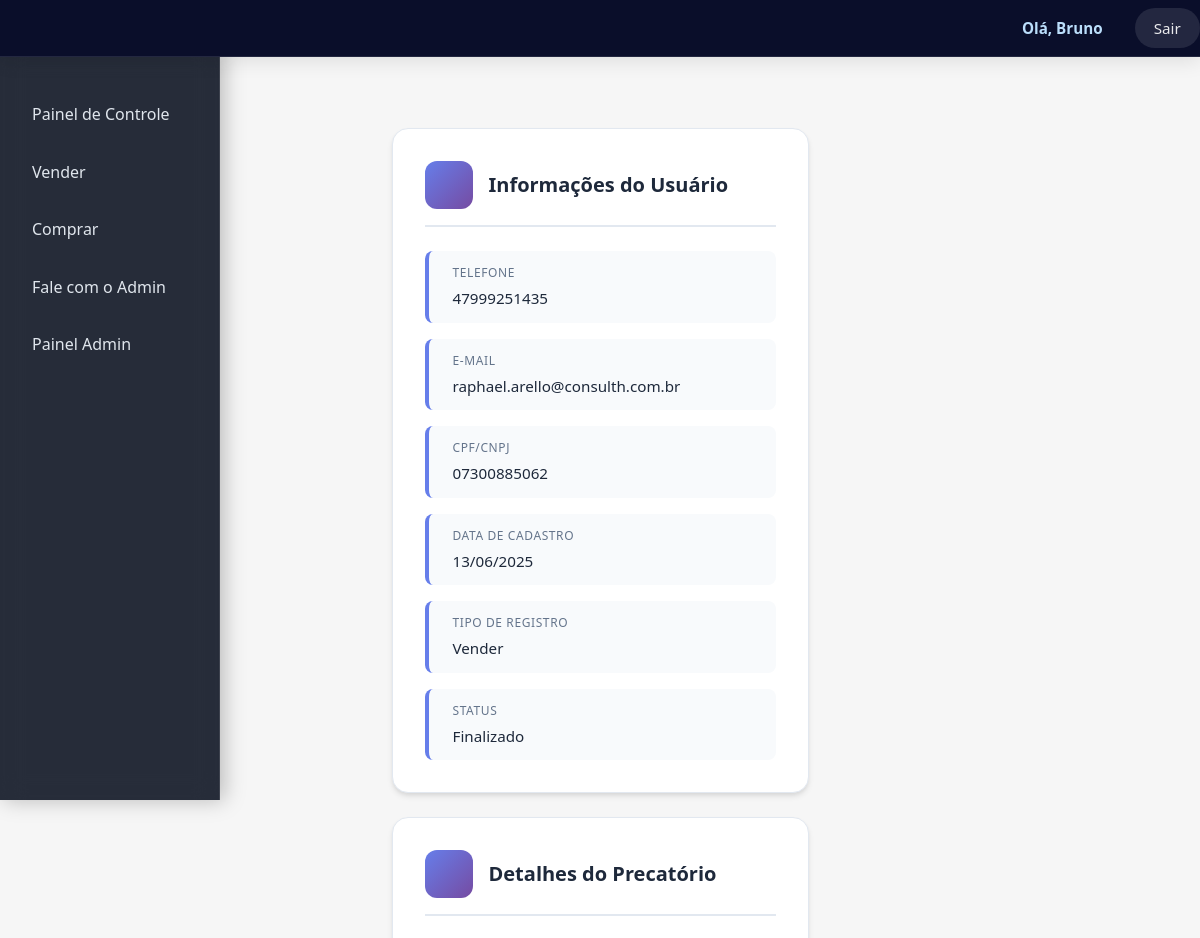
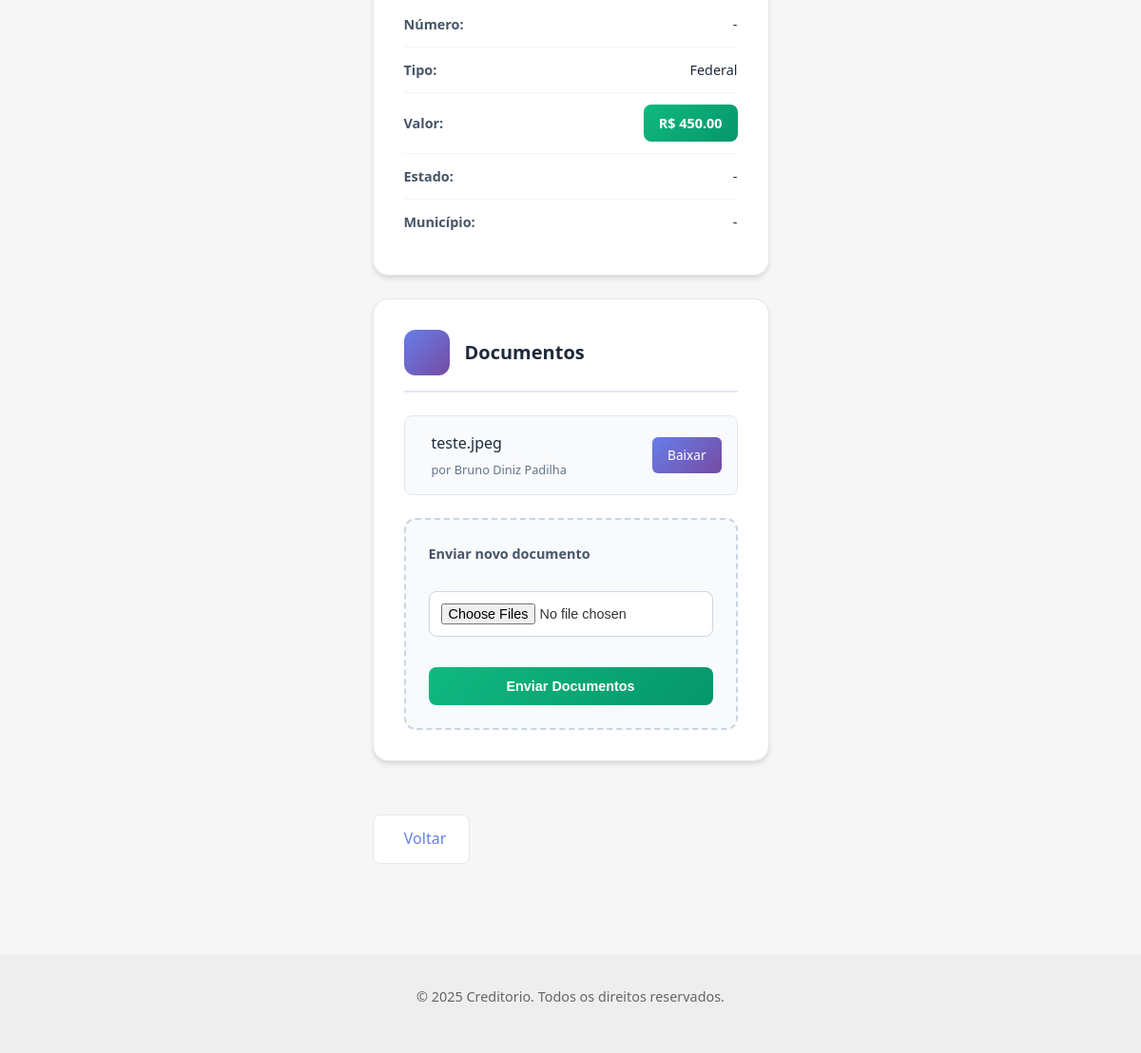
Page /precatorio/22 (signed in) on the committed database (2 pictures, top to bottom).
### app/models.py (models this page shows, shortened)
class Usuario(UserMixin, db.Model):
    __tablename__ = 'usuario'
    id = db.Column(db.Integer, primary_key=True)
    nome = db.Column(db.String(100), nullable=False)
    email = db.Column(db.String(100), unique=True, nullable=False)
    cpf_cnpj = db.Column(db.String(20), unique=True, nullable=False)
    telefone = db.Column(db.String(20), nullable=False)
    senha_hash = db.Column(db.String(128), nullable=False)
    tipo = db.Column(db.String(20), default='usuario')
    ativo = db.Column(db.Boolean, default=True)
    saldo = db.Column(db.Float, default=0.0)
    data_cadastro = db.Column(db.DateTime, default=datetime.utcnow)
    precatorios_comprados = db.relationship(
        'Precatorio',
        foreign_keys='Precatorio.comprador_id',
        backref='comprador_user',
        lazy=True
    )

class Precatorio(db.Model):
    __tablename__ = 'precatorio'
    id = db.Column(db.Integer, primary_key=True)
    numero = db.Column(db.String(50))  # Número do precatório (opcional)
    tipo = db.Column(db.String(50), nullable=False)
    tipo_entrada = db.Column(db.String(20), nullable=False)  # 'compra' ou 'venda'
    nome = db.Column(db.String(100), nullable=False)
    cpf_cnpj = db.Column(db.String(20), nullable=False)
    telefone = db.Column(db.String(20), nullable=False)
    email = db.Column(db.String(120), nullable=False)
    valor = db.Column(db.Float, nullable=False)
    estado = db.Column(db.String(2))
    municipio = db.Column(db.String(100))
    status = db.Column(db.String(20), default='Pendente')  # ex: Pendente, Em análise, Fechado
    vendido = db.Column(db.Boolean, default=False)
    data_cadastro = db.Column(db.DateTime, default=datetime.utcnow)
    comprador_id = db.Column(db.Integer, db.ForeignKey('usuario.id'), nullable=True)
    usuario_id = db.Column(db.Integer, db.ForeignKey('usuario.id'), nullable=True)
    usuario = db.relationship('Usuario', foreign_keys=[usuario_id], backref='precatorios_criados')

class Documento(db.Model):
    id = db.Column(db.Integer, primary_key=True)
    nome_arquivo = db.Column(db.String(255), nullable=False)
    caminho = db.Column(db.String(500), nullable=False)
    data_upload = db.Column(db.DateTime, default=datetime.utcnow)
    usuario_id = db.Column(db.Integer, db.ForeignKey('usuario.id'), nullable=False)
    precatorio_id = db.Column(db.Integer, db.ForeignKey('precatorio.id'), nullable=False)
    usuario = db.relationship('Usuario', backref='documentos')
    precatorio = db.relationship('Precatorio', backref='documentos')

### app/routes.py (the view)
@main_bp.route('/precatorio/<int:id>')
@login_required
def detalhar_precatorio(id):
    precatorio = Precatorio.query.get_or_404(id)
    documentos = Documento.query.filter_by(precatorio_id=id).all()
    return render_template('detalhar_precatorio.html', precatorio=precatorio, documentos=documentos)

### app/templates/detalhar_precatorio.html (shortened to what this page needs)
{% extends "base.html" %}
{% block content %}
<div class="dashboard-layout">
  {% include 'partials/sidebar.html' %}
  <div class="precatorio-detalhes-container">
    <div class="precatorio-card">
      <div class="precatorio-card-header">
        <div class="precatorio-card-icon">
        </div>
        <h3 class="precatorio-card-title">Informações do Usuário</h3>
      </div>
      <div class="precatorio-info-grid">
        <div class="precatorio-info-item">
          <div class="precatorio-info-content">
            <div class="precatorio-info-label">Telefone</div>
            <div class="precatorio-info-value">{{ precatorio.telefone }}</div>
          </div>
        </div>
        <div class="precatorio-info-item">
          <div class="precatorio-info-content">
            <div class="precatorio-info-label">E-mail</div>
            <div class="precatorio-info-value">{{ precatorio.email }}</div>
          </div>
        </div>
        <div class="precatorio-info-item">
          <div class="precatorio-info-content">
            <div class="precatorio-info-label">CPF/CNPJ</div>
            <div class="precatorio-info-value">{{ precatorio.cpf_cnpj }}</div>
          </div>
        </div>
        <div class="precatorio-info-item">
          <div class="precatorio-info-content">
            <div class="precatorio-info-label">Data de Cadastro</div>
            <div class="precatorio-info-value">{{ precatorio.data_cadastro.strftime('%d/%m/%Y') }}</div>
          </div>
        </div>
        <div class="precatorio-info-item">
          <div class="precatorio-info-content">
            <div class="precatorio-info-label">Tipo de Registro</div>
            <div class="precatorio-info-value">{{ precatorio.tipo_entrada|capitalize }}</div>
          </div>
        </div>
        <div class="precatorio-info-item">
          <div class="precatorio-info-content">
            <div class="precatorio-info-label">Status</div>
            <div class="precatorio-info-value">{{ precatorio.status }}</div>
          </div>
        </div>
      </div>
    </div>
    <div class="precatorio-card">
      <div class="precatorio-card-header">
        <div class="precatorio-card-icon">
        </div>
        <h3 class="precatorio-card-title">Detalhes do Precatório</h3>
      </div>
      <ul class="precatorio-detalhes-list">
        <li class="precatorio-detalhes-item">
          <span class="precatorio-detalhes-label">Número:</span>
          <span class="precatorio-detalhes-value">{{ precatorio.numero or '-' }}</span>
        </li>
        <li class="precatorio-detalhes-item">
          <span class="precatorio-detalhes-label">Tipo:</span>
          <span class="precatorio-detalhes-value">{{ precatorio.tipo }}</span>
        </li>
        <li class="precatorio-detalhes-item">
          <span class="precatorio-detalhes-label">Valor:</span>
          <span class="precatorio-detalhes-value precatorio-valor-destaque">R$ {{ '%.2f' | format(precatorio.valor) }}</span>
        </li>
        <li class="precatorio-detalhes-item">
          <span class="precatorio-detalhes-label">Estado:</span>
          <span class="precatorio-detalhes-value">{{ precatorio.estado or '-' }}</span>
        </li>
        <li class="precatorio-detalhes-item">
          <span class="precatorio-detalhes-label">Município:</span>
          <span class="precatorio-detalhes-value">{{ precatorio.municipio or '-' }}</span>
        </li>
      </ul>
    </div>
    <div class="precatorio-card">
      <div class="precatorio-card-header">
        <div class="precatorio-card-icon">
        </div>
        <h3 class="precatorio-card-title">Documentos</h3>
      </div>
      {% if precatorio.documentos %}
        <ul class="precatorio-documentos-list">
          {% for doc in precatorio.documentos %}
          <li class="precatorio-documento-item">
            <div class="precatorio-documento-info">
              <div class="precatorio-documento-details">
                <div class="precatorio-documento-nome">{{ doc.nome_arquivo }}</div>
                <div class="precatorio-documento-autor">por {{ doc.usuario.nome if doc.usuario else 'Anônimo' }}</div>
              </div>
            </div>
            <a href="{{ url_for('main.download_documento', id=doc.id) }}" class="precatorio-btn-download">
               Baixar
            </a>
          </li>
          {% endfor %}
        </ul>
      {% else %}
        <div class="precatorio-empty-state">
          <i class="bi bi-inbox" style="font-size: 3rem; color: #cbd5e1; margin-bottom: 1rem;"></i>
          <p>Nenhum documento enviado ainda.</p>
        </div>
      {% endif %}
      <form method="POST" action="{{ url_for('main.upload_documento', id=precatorio.id) }}" enctype="multipart/form-data" class="precatorio-upload-form">
        <label class="precatorio-upload-label">
           Enviar novo documento
        </label>
        <input type="file" name="documentos" accept=".pdf,.png,.jpg,.jpeg" multiple required class="precatorio-file-input">
        <button type="submit" class="precatorio-btn-upload">
           Enviar Documentos
        </button>
      </form>
    </div>
    <a href="{{ request.referrer or url_for('main.dashboard') }}" class="precatorio-voltar-link">
      &nbsp; Voltar
    </a>
  </div>
</div>
{% endblock %}

### app/templates/base.html (shortened to what this page needs)
<!DOCTYPE html>
<html lang="pt-BR">
<head>
  <link rel="stylesheet" href="{{ url_for('static', filename='css/style.css') }}">
</head>
<body>
<header class="site-header">
  <div class="header-container">
    <nav class="topnav">
      <ul>
        {% if current_user.is_authenticated %}
          <li>Olá, {{ current_user.nome.split(' ')[0] }}</li>
          <li><a href="{{ url_for('auth.logout') }}" class="logout-btn">Sair</a></li>
        {% else %}
          <li><a href="{{ url_for('auth.login') }}">Login</a></li>
          <li><a href="{{ url_for('auth.cadastro') }}">Cadastrar</a></li>
        {% endif %}
      </ul>
    </nav>
  </div>
</header>
  <main class="container main-content">
    {% block content %}{% endblock %}
  </main>
  <footer class="site-footer">
    <div class="container">
      <p>© 2025 Creditorio. Todos os direitos reservados.</p>
    </div>
  </footer>
</body>
</html>

### rows in the picture
Usuario: nome "Bruno"
Precatorio: telefone "47999251435", email "raphael.arello@consulth.com.br", cpf_cnpj "07300885062", data_cadastro "13/06/2025", tipo_entrada "Vender", status "Finalizado", numero "-", tipo "Federal", valor "450.00", estado "-", municipio "-"
Documento: nome_arquivo "teste.jpeg", usuario "Bruno Diniz Padilha"
